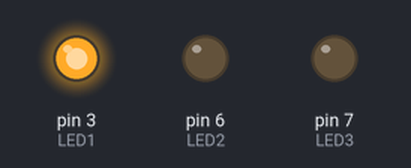
Bench run of a program on a simulated MicroPython board. On the bench: output pins drawn as LEDs (lit = HIGH).

Above: at 0.5 s.
At 1.5 s:
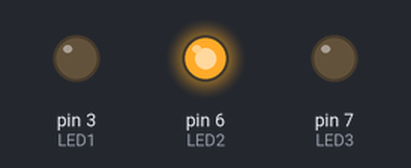
At 5.5 s:
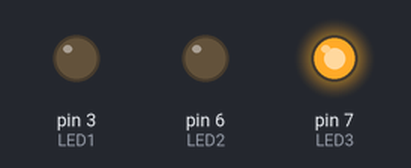
Timing chart, 0 to 6.9 s (numbered marks = the images above):
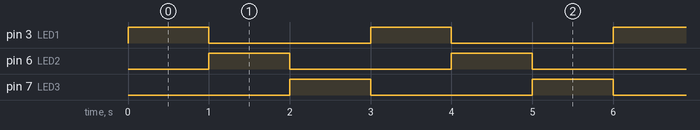

The program:

main.py
```python
'''
实验名称：流水灯
版本：v1.0
日期：2021.4
作者：CaptainJackey
实验平台：01Studio - 达芬奇
'''

#导入相关模块
from machine import Pin
import time

#构建LED对象
LED1 = Pin('C3', Pin.OUT)
LED2 = Pin('C6', Pin.OUT)
LED3 = Pin('C7', Pin.OUT)

#关闭所有LED
LED1.low()
LED2.low()
LED3.low()

#while True表示一直循环
while True:

    #LED1亮1秒
    LED1.high()
    time.sleep_ms(1000)
    LED1.low()

    #LED2亮1秒
    LED2.value(1)
    time.sleep_ms(1000)
    LED2.value(0)

    #LED3亮1秒
    LED3.value(1)
    time.sleep_ms(1000)
    LED3.value(0)
```

Measured:
- by itself, pin 3 (LED1), pin 6 (LED2), pin 7 (LED3): alternates HIGH for 1.0 s and LOW for 2.0 s
- by itself, everything shown: repeats every 3.0 s, in 3 steps
